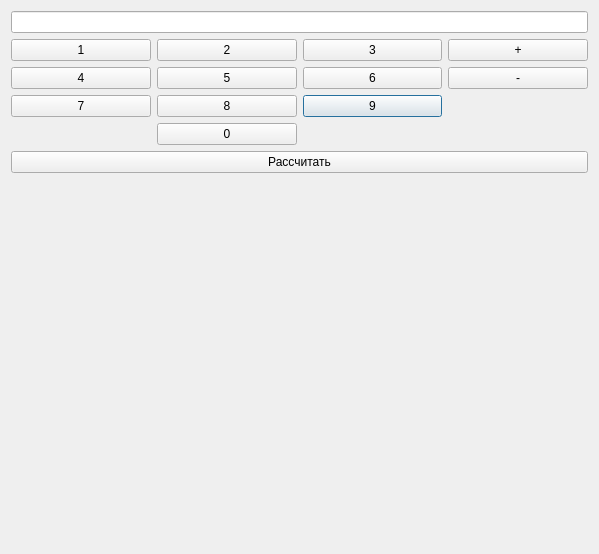
<?xml version="1.0" encoding="UTF-8"?>
<ui version="4.0">
 <class>Dialog</class>
 <widget class="QDialog" name="Dialog">
  <property name="geometry">
   <rect>
    <x>0</x>
    <y>0</y>
    <width>599</width>
    <height>554</height>
   </rect>
  </property>
  <property name="windowTitle">
   <string>Dialog</string>
  </property>
  <layout class="QHBoxLayout" name="horizontalLayout">
   <item>
    <layout class="QVBoxLayout" name="verticalLayout">
     <item>
      <widget class="QLineEdit" name="leInput"/>
     </item>
     <item>
      <layout class="QGridLayout" name="gridLayout">
       <item row="2" column="2">
        <widget class="QPushButton" name="btn9">
         <property name="text">
          <string>9</string>
         </property>
        </widget>
       </item>
       <item row="2" column="1">
        <widget class="QPushButton" name="btn8">
         <property name="text">
          <string>8</string>
         </property>
        </widget>
       </item>
       <item row="2" column="0">
        <widget class="QPushButton" name="btn7">
         <property name="text">
          <string>7</string>
         </property>
        </widget>
       </item>
       <item row="0" column="0">
        <widget class="QPushButton" name="btn1">
         <property name="text">
          <string>1</string>
         </property>
        </widget>
       </item>
       <item row="1" column="1">
        <widget class="QPushButton" name="btn5">
         <property name="text">
          <string>5</string>
         </property>
        </widget>
       </item>
       <item row="1" column="0">
        <widget class="QPushButton" name="btn4">
         <property name="text">
          <string>4</string>
         </property>
        </widget>
       </item>
       <item row="1" column="2">
        <widget class="QPushButton" name="btn6">
         <property name="text">
          <string>6</string>
         </property>
        </widget>
       </item>
       <item row="0" column="3">
        <widget class="QPushButton" name="btnAdd">
         <property name="text">
          <string>+</string>
         </property>
        </widget>
       </item>
       <item row="0" column="2">
        <widget class="QPushButton" name="btn3">
         <property name="text">
          <string>3</string>
         </property>
        </widget>
       </item>
       <item row="0" column="1">
        <widget class="QPushButton" name="btn2">
         <property name="text">
          <string>2</string>
         </property>
        </widget>
       </item>
       <item row="3" column="1">
        <widget class="QPushButton" name="btn0">
         <property name="text">
          <string>0</string>
         </property>
        </widget>
       </item>
       <item row="1" column="3">
        <widget class="QPushButton" name="btnSub">
         <property name="text">
          <string>-</string>
         </property>
        </widget>
       </item>
      </layout>
     </item>
     <item>
      <widget class="QPushButton" name="btnCalc">
       <property name="text">
        <string>Рассчитать</string>
       </property>
      </widget>
     </item>
     <item>
      <spacer name="verticalSpacer">
       <property name="orientation">
        <enum>Qt::Vertical</enum>
       </property>
       <property name="sizeHint" stdset="0">
        <size>
         <width>20</width>
         <height>40</height>
        </size>
       </property>
      </spacer>
     </item>
    </layout>
   </item>
  </layout>
 </widget>
 <layoutdefault spacing="6" margin="11"/>
 <resources/>
 <connections/>
</ui>
